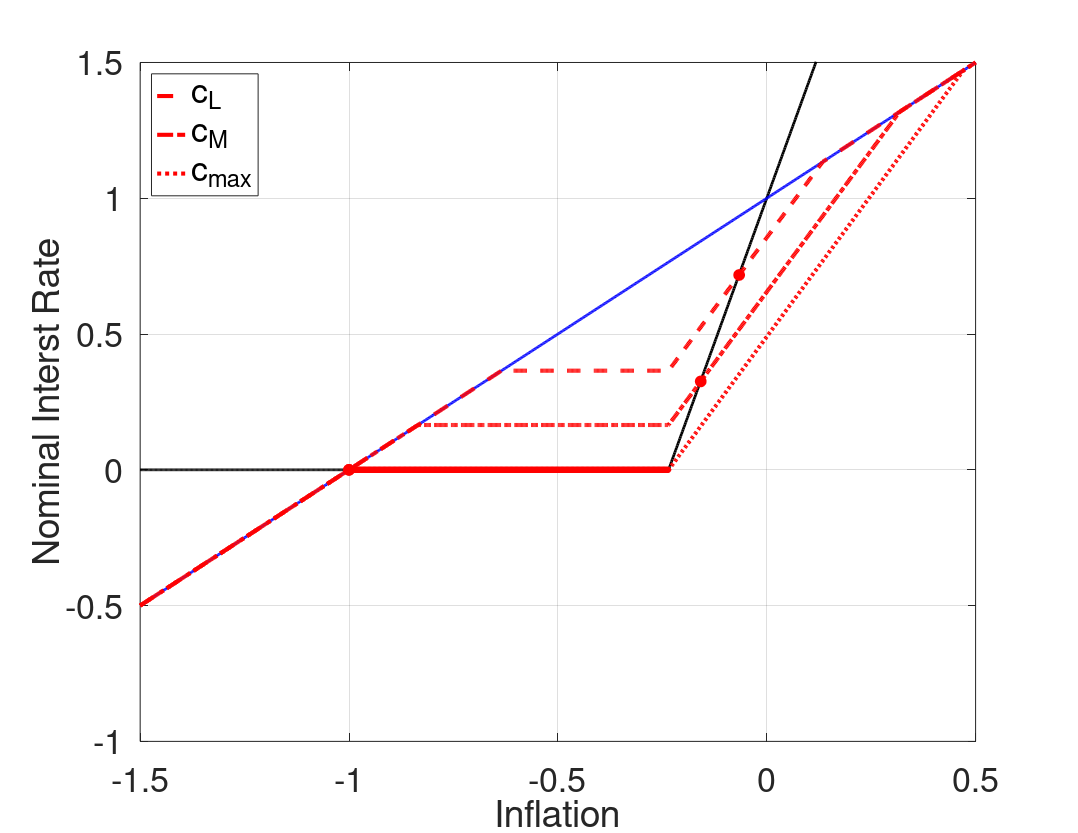

This figure's MATLAB source:
%--------------------------------------------------------------------------
% File Name: RAFR_cPHIpi_ub.m
% Author: Philip Coyle
% Date Created: 01/07/2019
% cd /mq/philipprojects/RA_Work/Taisuke_Nakata/Zero_Lower_Bound/DeflationaryRegime/Uncertainty/Draft/Figs/iid/3state_iid_shock/RAFR
% RAFR_cPHIpi_ub
%--------------------------------------------------------------------------

clear all
close all
clc

%% Model Calibration
cBET = 1/1.0025;
cSIGMA = 1;
cKAPPA = 0.02;
cRstar = 1/400;
p_m = 0.5; %Probability of being in the middle state 

cPHIpi = -2/(p_m + cKAPPA*cSIGMA*(1+p_m) - 1);
cSHOCK_lb =((cRstar)*(cPHIpi - 1))/(cKAPPA*cPHIpi*cSIGMA);
cSHOCK_ub =((cRstar)*(cKAPPA*cPHIpi*cSIGMA + 1))/(cKAPPA*cPHIpi*cSIGMA);
cSHOCK_bound = -(2*(cRstar)*(cPHIpi - 1)*(cKAPPA*cPHIpi*cSIGMA + 1))/(cKAPPA*cPHIpi^2*cSIGMA*(cKAPPA*cSIGMA + 1)*(p_m - 1));

cSHOCK_grid = [0.05, 0.075 max([cSHOCK_lb,cSHOCK_ub,cSHOCK_bound])];
%% Housekeeping
% Set Grid Intervals
pi_m_low = -1.5/400;
pi_m_high = 0.5/400;
numgrid = 1001;
pi_m = linspace(pi_m_low,pi_m_high, numgrid)';

% Allocate Space
inx_ub = zeros(length(cSHOCK_grid),1);
pi_ub_zlb = zeros(length(cSHOCK_grid),1);
inx_lb = zeros(length(cSHOCK_grid),1);
pi_lb_zlb = zeros(length(cSHOCK_grid),1);
rafr = zeros(numgrid,length(cSHOCK_grid));


% Find max inflation that leads to ZLB binding
bound = -cRstar/cPHIpi;

inx_m = find(min(abs(pi_m - bound)) == abs(pi_m - bound));
% Find pi_m point where middle state interst rate binds
pi_m_zlb = pi_m(inx_m);

% Taylor Rule
tr = max(0,cRstar + cPHIpi*pi_m);

% 'Riskless' Fisher Relation
fr = pi_m + cRstar;

for j = 1:length(cSHOCK_grid)
    cSHOCK = cSHOCK_grid(j);
    %% Policy Functions from below (Assume middle state interst rate binds)
    % Low  High state inflation & expected inflation (as functions of middle state inflation)
    pi_l_b = pi_m - cKAPPA*cSIGMA*cSHOCK;
    pi_h_b = (pi_m - cKAPPA*cSIGMA*(cRstar - cSHOCK))/(1+cKAPPA*cSIGMA*cPHIpi);
    exp_pi_b = (1-p_m)/2*pi_l_b + p_m*pi_m + (1-p_m)/2*pi_h_b;

    % Low Middle and High state output & expected output (as functions of middle state inflation)
    y_m_b = (pi_m - cBET*exp_pi_b)/cKAPPA;
    y_l_b = y_m_b - cSIGMA*cSHOCK;
    y_h_b = y_m_b - cSIGMA*(cRstar + cPHIpi*pi_h_b - cSHOCK);
    exp_y_b = (1-p_m)/2*y_l_b + p_m*y_m_b + (1-p_m)/2*y_h_b;

    % Find pi_m point where high state interst rate binds
    inx_lb(j) = find(min(abs(pi_h_b - bound)) == abs(pi_h_b - bound),1);
    pi_lb_zlb(j) = pi_m(inx_lb(j));

    %% Policy Functions from above (Assume middle state interst rate does not bind)
    % Low  High state inflation & expected inflation (as functions of middle state inflation)
    pi_l_a = pi_m*(1+cKAPPA*cSIGMA*cPHIpi) + cKAPPA*cSIGMA*(cRstar - cSHOCK);
    pi_h_a = pi_m + (cKAPPA*cSIGMA*cSHOCK)/(1+cKAPPA*cSIGMA*cPHIpi);
    exp_pi_a = (1-p_m)/2*pi_l_a + p_m*pi_m + (1-p_m)/2*pi_h_a;

    % Low Middle and High state output & expected output (as functions of middle state inflation)
    y_m_a = (pi_m - cBET*exp_pi_a)/cKAPPA;
    y_l_a = y_m_a + cSIGMA*(cPHIpi*pi_m + cRstar - cSHOCK);
    y_h_a = y_m_a + cSIGMA*(cPHIpi*(pi_m - pi_h_a) + cSHOCK);
    exp_y_a = (1-p_m)/2*y_l_a + p_m*y_m_a + (1-p_m)/2*y_h_a;

    % Find pi_m point where low state interst rate binds
    inx_ub(j) = find(min(abs(pi_l_a - bound)) == abs(pi_l_a - bound),1);
    pi_ub_zlb(j) = pi_m(inx_ub(j));

    %% Define Risk Adjusted Fisher Relationship   
    for i = 1:numgrid
        if pi_m(i) < pi_lb_zlb(j) || pi_m(i) > pi_ub_zlb(j)
            rafr(i,j) = pi_m(i) + cRstar;
        elseif pi_m(i) <= pi_m_zlb
            rafr(i,j) = cRstar + pi_m(i) + (exp_pi_b(i) - pi_m(i)) + 1/cSIGMA*(exp_y_b(i) - y_m_b(i));
        elseif pi_m(i) <= pi_ub_zlb(j)
            rafr(i,j) = cRstar + pi_m(i) + (exp_pi_a(i) - pi_m(i)) + 1/cSIGMA*(exp_y_a(i) - y_m_a(i));
        end
    end
end
        
%% Plotting
type = {'--','-.',':'};

fig(1) = figure(1);
grid on
box on
hold on
plot(400*pi_m, 400*tr,'Color','k','LineWidth',2);
plot(400*pi_m, 400*fr,'Color','b','LineWidth',2);
for j = 1:length(cSHOCK_grid)
    if j == length(cSHOCK_grid)
        RSS = find(abs(tr - rafr(:,j)) < eps);   
    else
        [~,inx] = sort(abs(tr - rafr(:,j)));
        RSS = inx(1:2);
        it = 2;
        while abs(RSS(1) - RSS(2)) <= 10
            RSS(2) = inx(it + 1);
            it = it + 1;
        end
    end    
    h(j) = plot(400*pi_m, 400*rafr(:,j),'Color','r','LineStyle',type{j},'LineWidth',3);
    if j ~= 3
        p1 = plot(400*pi_m(RSS(1)),400*rafr(RSS(1),j));
        p2 = plot(400*pi_m(RSS(2)),400*rafr(RSS(2),j)); 
        set([p1 p2],'Marker','o','MarkerEdgeColor','r','MarkerFaceColor','r','MarkerSize',8)
    else
        p1 = plot(400*pi_m(RSS),400*rafr(RSS,j));
        set(p1,'Marker','o','MarkerEdgeColor','r','MarkerFaceColor','r','MarkerSize',4)
    end
end

xlabel('Inflation','FontSize',16)
ylabel('Nominal Interst Rate','FontSize',16)
set(gca,'Xlim',[400*pi_m(1), 400*pi_m(end)],'Ylim',[-1 1.5],'FontSize',25) 
L = legend([h(1) h(2) h(3)],'c_L','c_M','c_{max}');
set(L,'Location','NorthWest','Fontsize',25)

savedir = cd;
if ispc 
    savedir = fullfile(savedir, '..\..\..');
    savedir = strcat(savedir,'\Final\');
else
    savedir = fullfile(savedir, '../../..');
    savedir = strcat(savedir,'/Final/');
end

set(fig(1),'PaperOrientation','Landscape');
set(fig(1),'PaperPosition',[0 0 11 8.5]);
print(fig(1),'-dpdf',strcat(savedir,'iid_RAFR_cPHIpi_ub.pdf'));

